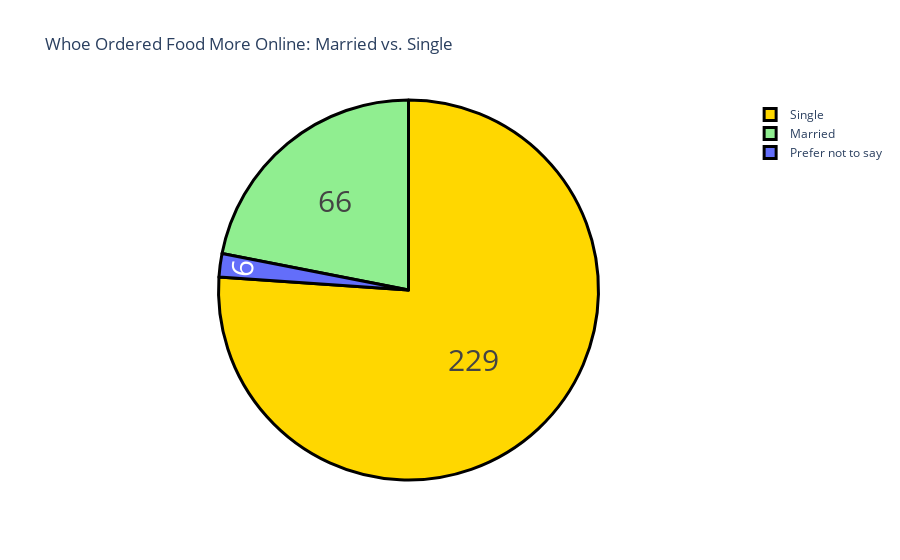

Write notebook code for a chart like this one.
### Code cell
# Now let's have a look at the marital status of the customers who ordered again
marital = buying_again_data["Marital Status"].value_counts()
label = marital.index
counts = marital.values
colors = ["gold", "lightgreen"]

fig = go.Figure(data=[go.Pie(labels=label, values=counts)])
fig.update_layout(title_text="Whoe Ordered Food More Online: Married vs. Single")
fig.update_traces(hoverinfo="label+percent", textinfo="value", textfont_size=30,
                  marker=dict(colors=colors, line=dict(color="black", width=3)))
fig.show()

### Figure 1 — Plotly figure (JSON) as saved in the notebook; plotly's stock layout.template omitted (floating-point values rounded to 4 significant figures)
{"data": [{"hoverinfo": "label+percent", "labels": ["Single", "Married", "Prefer not to say"], "marker": {"colors": ["gold", "lightgreen"], "line": {"color": "black", "width": 3}}, "textfont": {"size": 30}, "textinfo": "value", "type": "pie", "values": [229, 66, 6]}], "layout": {"title": {"text": "Whoe Ordered Food More Online: Married vs. Single"}}}
